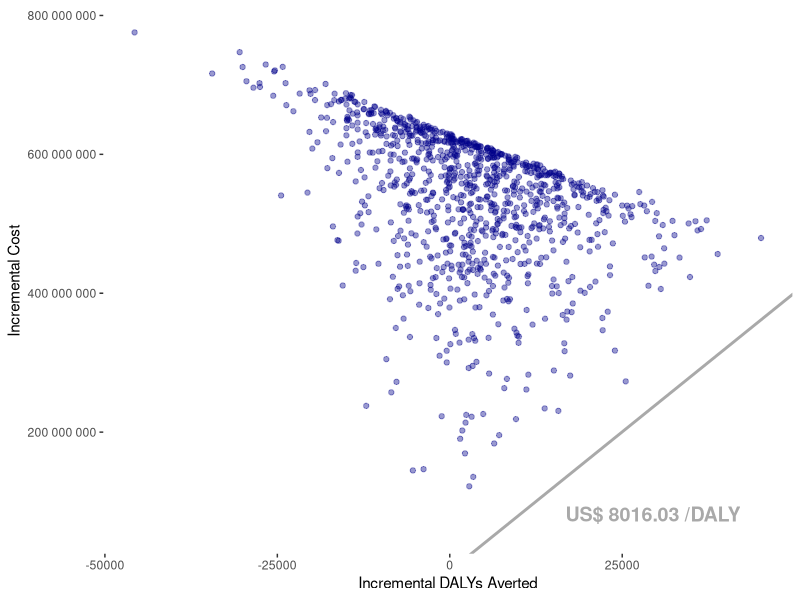

The R source for this figure:
# Análise de Custo-Efetividade da Vacinação contra VSR
# Autora: Natacha Cerchiari

# --- 0. SETUP ---

# Carrega as bibliotecas necessárias para a análise.
library(dplyr)
library(tibble)
library(ggplot2)



calculate_icer_components <- function(ne_malrti, ne_hospitalization, nirsevimab_coverage, inpatient_rate_0_3m, 
                                inpatient_rate_3_6m, inpatient_rate_6_12m, outpatient_rate_0_3m,
                                outpatient_rate_3_6m, outpatient_rate_6_12m,
                                inpatient_cost_0_3m, inpatient_cost_3_6m, inpatient_cost_6_12m,
                                outpatient_cost, outpatient_cost_ec, daly_moderate, daly_severe) {

  # Função para calcular YLLs (Years of Life Lost) descontados - expectativa de vida: 76.4 anos
  calculate_discounted_yll <- function(discount_rate = 0.05, years = 76, final_year_factor = 0.4) {
    time_periods <- 0:(years - 1)
    discounts <- (1 / (1 + discount_rate))^time_periods
    sum_discounts <- sum(discounts)
    final_discount <- (1 / (1 + discount_rate))^years
    total_discounted_value <- sum_discounts + final_discount * final_year_factor
    return(total_discounted_value)
  }

  # Calcula os custos médicos diretos (DMC) e os DALYs para um subgrupo populacional,
  # considerando a efetividade de uma intervenção na redução de casos.
  calculate_outcomes <- function(population, params, effectiveness_hosp = 0, effectiveness_lrti = 0) {
    hosp_cases <- population * params$hosp_rate * (1 - effectiveness_hosp)
    outpatient_cases <- population * params$outpatient_rate * (1 - effectiveness_lrti)
    
    deaths <- hosp_cases * params$lethality
    hosp_cured <- hosp_cases - deaths
    
    inpatient_cost_total <- hosp_cases * (params$inpatient_cost + pcr_cost_dollar + outpatient_cost_ec + params$inpatient_transport_cost)
    outpatient_cost_total <- outpatient_cases * (outpatient_cost + params$outpatient_transport_cost)
    total_dc <- inpatient_cost_total + outpatient_cost_total
    
    daly_hosp_cured <- hosp_cured * daly_severe * (duration_illness_hosp / days_in_year)
    daly_outpatient <- outpatient_cases * daly_moderate * (duration_illness_outpatient / days_in_year)
    daly_death_morbidity <- deaths * daly_severe * (duration_illness_hosp / days_in_year)
    daly_death_yll <- deaths * discounted_yll
    daly_deaths <- daly_death_morbidity + daly_death_yll
    
    total_dalys <- daly_hosp_cured + daly_outpatient + daly_deaths
    
    return(list(cost = total_dc, dalys = total_dalys))
  }
  
  # Executa um cenário completo para uma intervenção. A função calcula os custos
  # totais (custos da intervenção + custos médicos) e os DALYs totais para a
  # coorte inteira, considerando os indivíduos tratados e não tratados.
  run_scenario <- function(coverage, intervention_cost, effectiveness_hosp_col, effectiveness_lrti_col) {
    results_by_age <- age_group_params %>%
      rowwise() %>%
      mutate(
        age_group_population = cohort * prop,
        # Resultados para o grupo que recebe a intervenção
        treated_outcomes = list(calculate_outcomes(
          population = age_group_population * coverage,
          params = cur_data(),
          effectiveness_hosp = .data[[effectiveness_hosp_col]],
          effectiveness_lrti = .data[[effectiveness_lrti_col]]
        )),
        # Resultados para o grupo que NÃO recebe a intervenção
        untreated_outcomes = list(calculate_outcomes(
          population = age_group_population * (1 - coverage),
          params = cur_data(),
          effectiveness_hosp = 0,
          effectiveness_lrti = 0
        ))
      ) %>%
      ungroup()
    
    # Soma os custos médicos diretos (DMC) da doença
    total_dc <- sum(sapply(results_by_age$treated_outcomes, `[[`, "cost")) +
      sum(sapply(results_by_age$untreated_outcomes, `[[`, "cost"))
    
    # Calcula o custo da própria intervenção
    total_intervention_cost <- cohort * coverage * intervention_cost
    
    # Custo total para o cenário
    total_scenario_cost <- total_dc + total_intervention_cost
    
    # Soma os DALYs
    total_scenario_dalys <- sum(sapply(results_by_age$treated_outcomes, `[[`, "dalys")) +
      sum(sapply(results_by_age$untreated_outcomes, `[[`, "dalys"))
    
    return(list(cost = total_scenario_cost, dalys = total_scenario_dalys))
  }

  # Parâmetros Globais
  cohort <- 2536281
  daly_moderate <- 0.051
  daly_severe <- 0.133
  duration_illness_hosp <- 10
  duration_illness_outpatient <- 5
  days_in_year <- 365.25
  
  # Parâmetros de Custo
  outpatient_cost <- outpatient_cost
  outpatient_cost_ec <- outpatient_cost_ec
  pcr_hcv <- 2.66 * 96.00
  gal_adj <- 56254 / 45357
  pcr_cost <- pcr_hcv * gal_adj
  pcr_cost_dollar <- pcr_cost / 4.99
  
  # Parâmetros específicos Nirsevimab (Intervenção)
  nirsevimab_coverage <- nirsevimab_coverage
  nirsevimab_dose_price <- 255.15
  nirsevimab_administration_cost <- 2.59
  nirsevimab_wastage_rate <- 0.05
  nirsevimab_cost <- nirsevimab_dose_price * (1 + nirsevimab_wastage_rate) + nirsevimab_administration_cost
  
  # Parâmetros específicos Vacina (Comparador)
  vaccine_coverage <- 0.5
  vaccine_dose_price <- 39.08
  vaccine_administration_cost <- 2.59
  vaccine_wastage_rate <- 0.05
  vaccine_cost <- vaccine_dose_price * (1 + vaccine_wastage_rate) + vaccine_administration_cost
  
  # Parâmetros de Custo Direto Não Médico 
  trips_per_consultation <- 2
  transport_cost_per_trip <- 0.9299
  avg_consultations_per_patient <- 1.5
  
  # Parâmetros por Faixa Etária
  age_group_params <- tribble(
    ~age_group, ~prop, ~hosp_rate, ~outpatient_rate, ~lethality, ~ve_hospitalization, ~ve_malrti, ~inpatient_cost, ~ne_hospitalization, ~ne_malrti,
    "0-3-months-old", 0.260518452, inpatient_rate_0_3m, outpatient_rate_0_3m, 0.0088, 0.697, 0.576, inpatient_cost_0_3m, ne_hospitalization, ne_malrti,
    "3-6-months-old", 0.26290344, inpatient_rate_3_6m, outpatient_rate_3_6m, 0.0074, 0.4276, 0.4105, inpatient_cost_3_6m, ne_hospitalization, ne_malrti,
    "6-12-months-old", 0.476578108, inpatient_rate_6_12m, outpatient_rate_6_12m, 0.0040, 0, 0, inpatient_cost_6_12m, ne_hospitalization, ne_malrti
  )%>%
    mutate(
      # Número de comparecimentos da mãe em casos de internação
      mother_inpatient_visits = case_when(
        age_group == "0-3-months-old"  ~ 5.59,
        age_group == "3-6-months-old"  ~ 5.05,
        age_group == "6-12-months-old" ~ 4.49,
        TRUE ~ 0
      )
      
    ) %>%
    # Calcula os custos diretos não médicos por caso
    mutate(
      outpatient_transport_cost = avg_consultations_per_patient * trips_per_consultation * transport_cost_per_trip,
      inpatient_transport_cost = (mother_inpatient_visits + avg_consultations_per_patient) * trips_per_consultation * transport_cost_per_trip
    )
  
  discounted_yll <- calculate_discounted_yll()

  # 3.1. Cenário Nirsevimab (Intervenção)
  nirsevimab_scenario_results <- run_scenario(
    coverage = nirsevimab_coverage,
    intervention_cost = nirsevimab_cost,
    effectiveness_hosp_col = "ne_hospitalization",
    effectiveness_lrti_col = "ne_malrti"
  )
  
  # 3.2. Cenário Vacina (Comparador)
  vaccine_scenario_results <- run_scenario(
    coverage = vaccine_coverage,
    intervention_cost = vaccine_cost,
    effectiveness_hosp_col = "ve_hospitalization",
    effectiveness_lrti_col = "ve_malrti"
  )
  
  incremental_cost <- nirsevimab_scenario_results$cost - vaccine_scenario_results$cost
  incremental_dalys_averted <- vaccine_scenario_results$dalys - nirsevimab_scenario_results$dalys

  return(list(incremental_cost=incremental_cost,
              incremental_dalys_averted=incremental_dalys_averted
        ))
}


set.seed(42)
n_iteracoes <- 1000
resultados <- data.frame(
  x = numeric(n_iteracoes),
  y = numeric(n_iteracoes)
)

# Loop através dos valores
for (i in 1:n_iteracoes) {
  ne_malrti <- rbeta(1, shape1=25.486, shape2=11.794)
  ne_hospitalization <- rnorm(1, mean=0.7641, sd= 1.824)
  nirsevimab_coverage <- rbeta(1, shape1=3.939, shape2=0.525)
  inpatient_rate_0_3m <- rlnorm(1, meanlog=-3.633932, sdlog=0.3695873)
  inpatient_rate_3_6m <- rlnorm(1, meanlog=-3.881946, sdlog=0.284551)
  inpatient_rate_6_12m <- rlnorm(1, meanlog=-4.492599, sdlog=0.2042144)
  outpatient_rate_0_3m <- rlnorm(1, meanlog=-2.353393, sdlog=0.4034967)
  outpatient_rate_3_6m <- rlnorm(1, meanlog=-2.719342, sdlog=0.6914414)
  outpatient_rate_6_12m <- rlnorm(1, meanlog=-2.626787, sdlog=0.4159427)
  inpatient_cost_0_3m <- rlnorm(1, meanlog=6.339864, sdlog=0.1303139)
  inpatient_cost_3_6m <- rlnorm(1, meanlog=6.022195, sdlog=0.1303119)
  inpatient_cost_6_12m <- rlnorm(1, meanlog=5.732261, sdlog=0.1303193)
  outpatient_cost <- rlnorm(1, meanlog=2.566759, sdlog=0.1302139)
  outpatient_cost_ec <- rlnorm(1, meanlog=2.818745, sdlog=0.1302757)
  daly_moderate <- rbeta(1, shape1=21.451, shape2=399.158)
  daly_severe <- rbeta(1, shape1=22.221, shape2=144.479)
  
  icer_components <- calculate_icer_components(ne_malrti, ne_hospitalization, nirsevimab_coverage, inpatient_rate_0_3m, 
                                     inpatient_rate_3_6m, inpatient_rate_6_12m, outpatient_rate_0_3m,
                                     outpatient_rate_3_6m, outpatient_rate_6_12m,
                                     inpatient_cost_0_3m, inpatient_cost_3_6m, inpatient_cost_6_12m,
                                     outpatient_cost, outpatient_cost_ec, daly_moderate, daly_severe)

  incremental_cost <- icer_components$incremental_cost
  incremental_dalys_averted <- icer_components$incremental_dalys_averted
  
  # cat(sprintf("Iteração %d: incremental_cost = %.2f, incremental_dalys_averted = %.2f, ICER = %.2f\n",
  #            i, incremental_cost, incremental_dalys_averted, incremental_cost/incremental_dalys_averted))
 
  resultados$x[i] <- incremental_dalys_averted
  resultados$y[i] <- incremental_cost
}

# 1. Criar o gráfico e guardar em uma variável
meu_grafico <- ggplot(resultados, aes(x = x, y = y)) +
  geom_point(color = "darkblue", alpha = 0.4) +
  labs(x = "Incremental DALYs Averted", y = "Incremental Cost") +
  geom_abline(
    intercept = 0,
    slope = 8016.03,
    color = "darkgray",
    linewidth = 1
  ) +
  annotate("text", 
           x = max(resultados$x) * 0.99,  # 80% do eixo x
           y = (8016.03 * max(resultados$x) * 0.65) - (max(resultados$y) * 0.225),
           label = paste("US$", 8016.03,"/DALY"),
           hjust = 1.1, vjust = -0.5,  # Ajuste fino da posição
           color = "darkgray",
           size = 5,
           fontface = "bold") +
  scale_y_continuous(
    labels = scales::number_format(accuracy = 1)  # Números inteiros
  ) +
  theme(panel.background = element_rect(fill = "white"))

# 2. "Imprimir" o gráfico para visualizá-lo
print(meu_grafico)